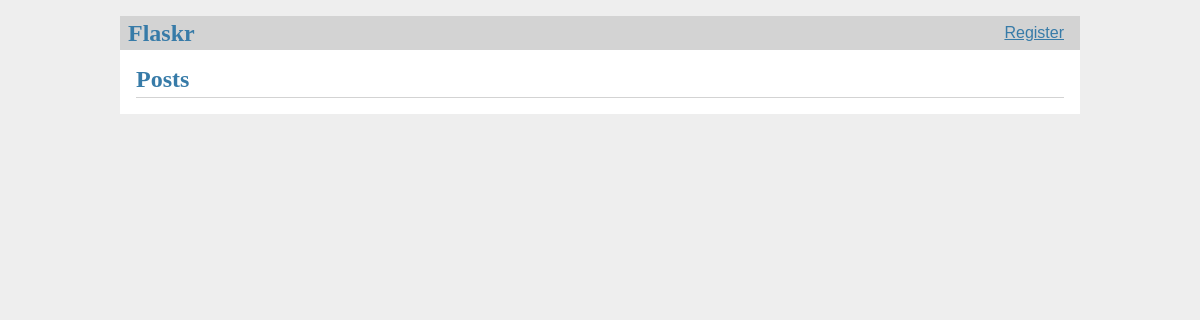
Before: / with the older database file.
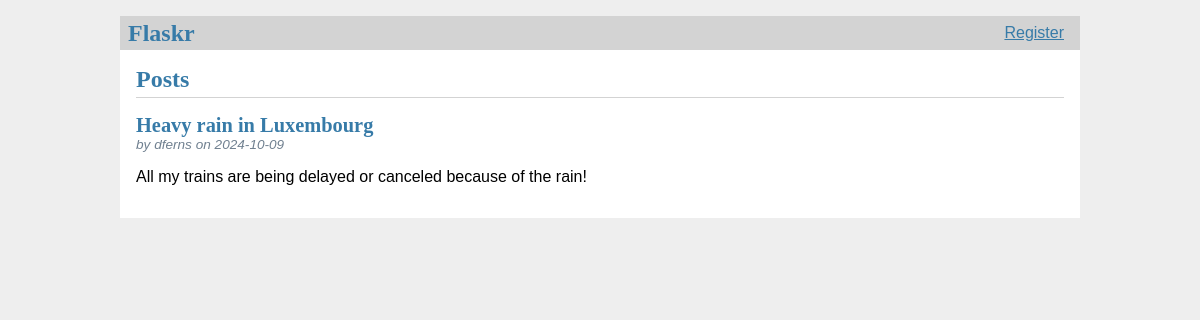
After: the same page with the newer database file.
### tables this page shows
CREATE TABLE posts (
    id INTEGER PRIMARY KEY AUTOINCREMENT,
    user_id INTEGER NOT NULL,
    created_at TIMESTAMP NOT NULL DEFAULT CURRENT_TIMESTAMP,
    title TEXT NOT NULL,
    body TEXT NOT NULL,
    FOREIGN KEY (user_id) REFERENCES users (id)
);

CREATE TABLE users (
    id INTEGER PRIMARY KEY AUTOINCREMENT,
    username TEXT UNIQUE NOT NULL,
    password TEXT NOT NULL
);

### flaskr/blog.py (the view)
@bp.route('/')
def index():
    db = get_db()
    posts = db.execute(
        'SELECT p.id, title, body, created_at, user_id, username FROM posts p JOIN users u ON p.user_id = u.id ORDER BY created_at DESC'
    ).fetchall()
    return render_template('blog/index.html',posts=posts)

### flaskr/auth.py (called while the page is built)
@bp.before_app_request
def load_logged_in_user():
    user_id = session.get('user_id')
    if user_id is None:
        g.user = None
    else:
        g.user = get_db().execute(
            'SELECT * FROM users WHERE id = ?', (user_id,)
        ).fetchone()

### flaskr/db.py (called while the page is built)
def get_db():
    if 'db' not in g:
        g.db = sqlite3.connect(
            current_app.config['DATABASE'],
            detect_types=sqlite3.PARSE_DECLTYPES
        )
        g.db.row_factory = sqlite3.Row
    return g.db

### flaskr/templates/blog/index.html (shortened to what this page needs)
{% extends 'base.html'%}
{% block header %}
<h1>{% block title %}Posts{% endblock title %}</h1>
{% endblock header %}
{% block content %}
    {% for post in posts %}
        <article class="post">
            <header>
                <div>
                    <h1> {{ post['title']}} </h1>
                    <div class="about">by {{ post['username'] }} on {{ post['created_at'].strftime('%Y-%m-%d')}}</div>
                </div>
            </header>
            <p class="body">{{ post['body'] }}</p>
        </article>
    {% endfor %}
{% endblock %}

### flaskr/templates/base.html (shortened to what this page needs)
<!doctype html>
<link rel="stylesheet" href="{{ url_for('static', filename='style.css') }}">
<nav>
    <h1>Flaskr</h1>
    <ul>
        {% if g.user %}
            <li><span> {{g.user['username']}}</span>
        {% else %}
            <li><a href="{{ url_for('auth.register') }}"> Register </a>
        {% endif %}
    </ul>
</nav>
<section class="content">
    <header>
        {% block header %}{% endblock %}
    </header>
    {% block content%}{% endblock %}
</section>

### flaskr/static/style.css (style rules this page uses)
h1 { font-family: serif; color: #377ba8; margin: 1rem 0; }
a { color: #377ba8; }
nav { background: lightgray; display: flex; align-items: center; padding: 0 0.5rem; }
nav h1 { flex: auto; margin: 0; }
nav ul { display: flex; list-style: none; margin: 0; padding: 0; }
nav ul li a, nav ul li span, header .action { display: block; padding: 0.5rem; }
.content { padding: 0 1rem 1rem; }
.content > header { border-bottom: 1px solid lightgray; display: flex; align-items: flex-end; }
.content > header h1 { flex: auto; margin: 1rem 0 0.25rem 0; }
.post > header { display: flex; align-items: flex-end; font-size: 0.85em; }
.post > header > div:first-of-type { flex: auto; }
.post > header h1 { font-size: 1.5em; margin-bottom: 0; }
.post .about { color: slategray; font-style: italic; }
.post .body { white-space: pre-line; }
.content:last-child { margin-bottom: 0; }

Changed rows visible on the page:
added posts: title "Heavy rain in Luxembourg", username "dferns", created_at "2024-10-09", body "All my trains are being delayed or canceled because of the rain!"
